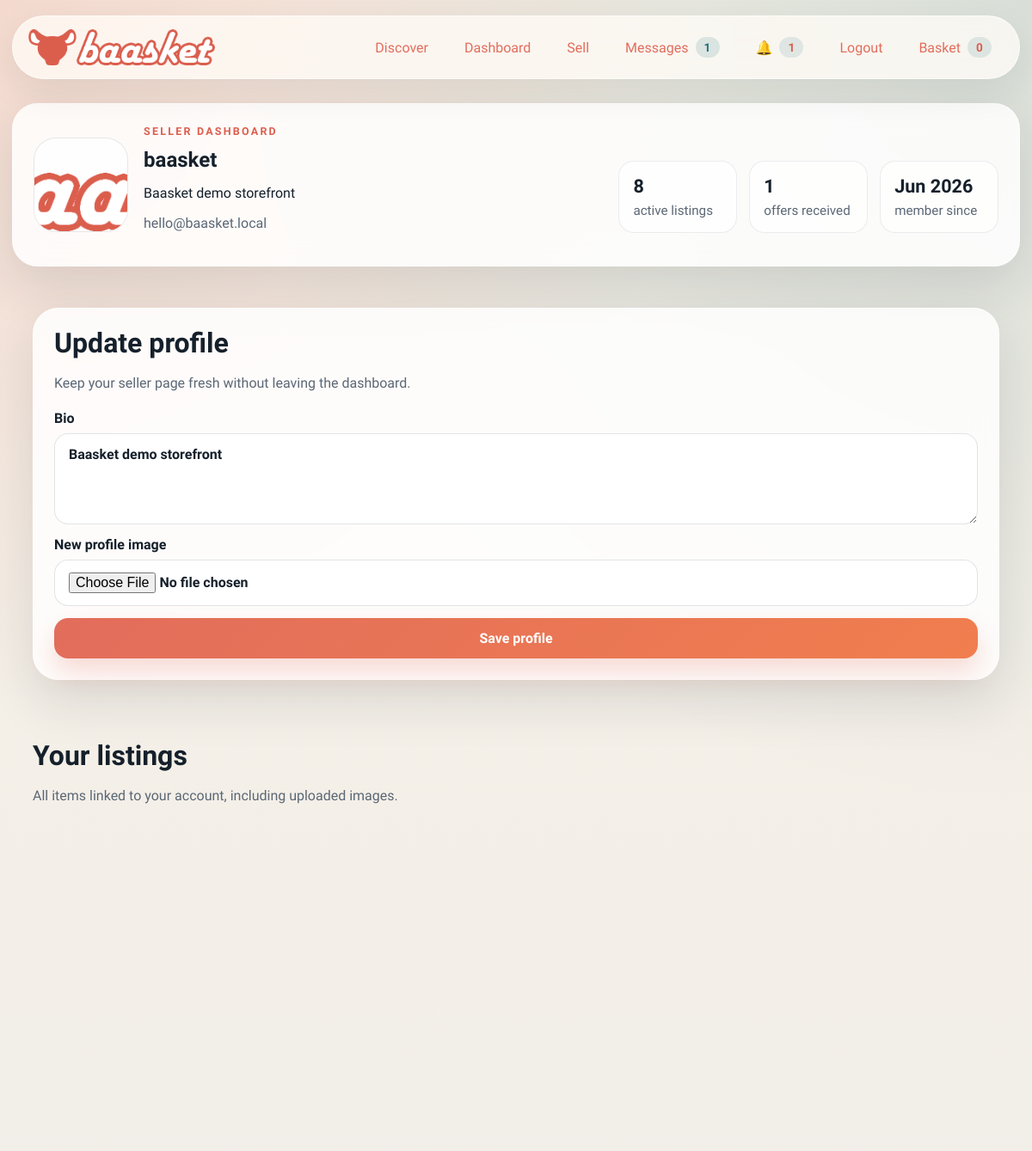
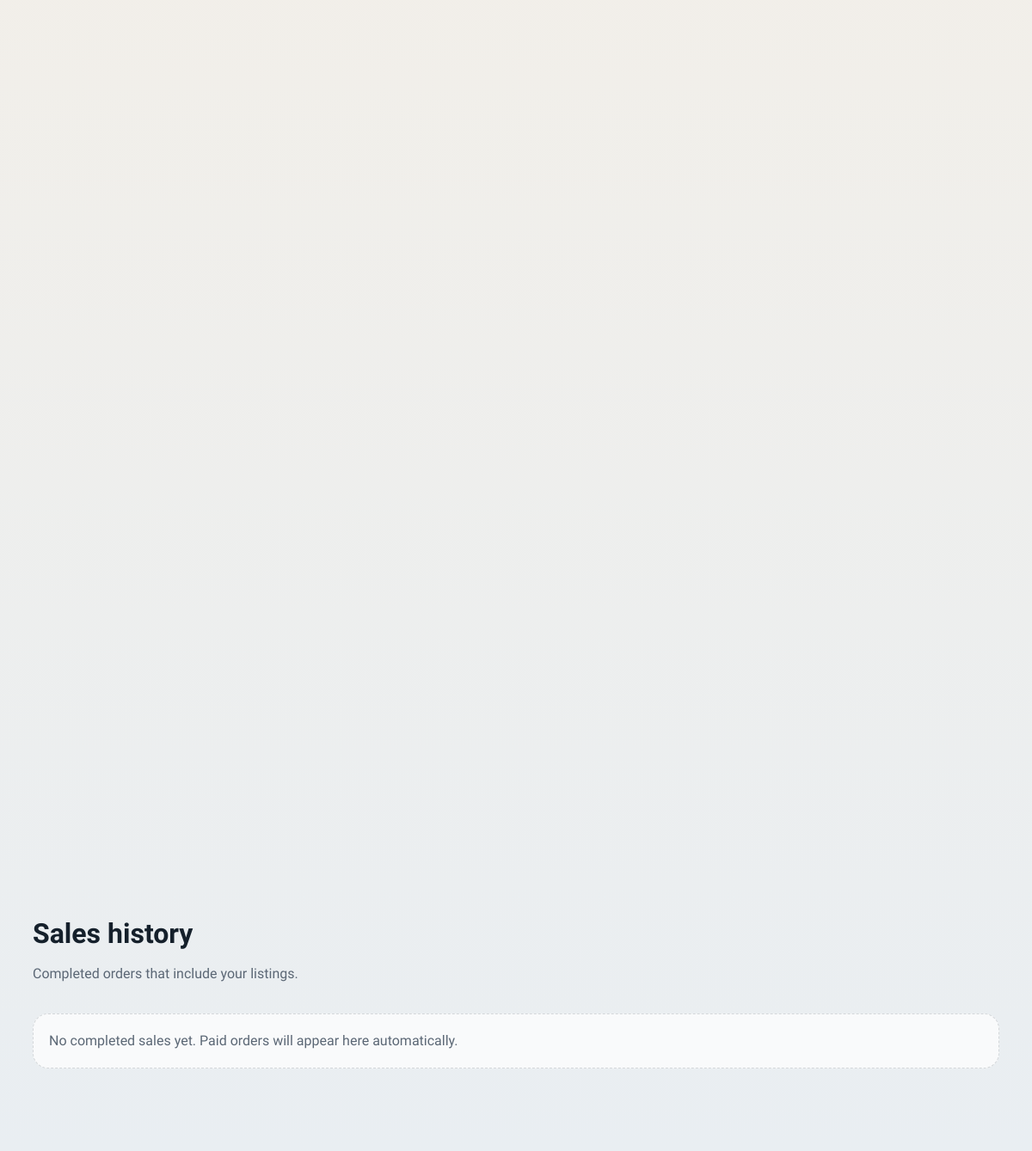
The page /dashboard (signed in) on the database its author committed (2 pictures, top to bottom).
### models.py (models this page shows, shortened)
class User(db.Model, UserMixin):
    id = db.Column(db.Integer, primary_key=True)
    username = db.Column(db.String(80), unique=True, nullable=False, index=True)
    email = db.Column(db.String(120), unique=True, nullable=False, index=True)
    password_hash = db.Column(db.String(255), nullable=False)
    bio = db.Column(db.String(280), nullable=False, default="")
    profile_image = db.Column(db.String(255), nullable=False, default="")
    created_at = db.Column(db.DateTime, nullable=False, default=datetime.utcnow)
    legal_name = db.Column(db.String(140), nullable=True, default="")
    ic_number = db.Column(db.String(64), nullable=True, default="")
    home_address = db.Column(db.String(255), nullable=True, default="")
    city = db.Column(db.String(80), nullable=True, default="")
    region = db.Column(db.String(80), nullable=True, default="")
    phone_number = db.Column(db.String(40), nullable=True, default="")
    country = db.Column(db.String(80), nullable=True, default="")
    last_seen = db.Column(db.DateTime, nullable=True)
    listings = db.relationship("ListingModel", foreign_keys="[ListingModel.seller_id]", backref="seller", lazy=True, cascade="all, delete-orphan")
    @property
    def profile_image_url(self) -> str:
        if self.profile_image:
            return f"/static/{self.profile_image}"
        return "/static/assets/logo/baasket_logo.png"

### main.py (the view, shortened to what this page needs)
	@app.route("/dashboard", methods=["GET", "POST"])
	@login_required
	def dashboard() -> str:
		listings = (
			Item.query.filter_by(seller_id=current_user.id)
			.order_by(Item.created_at.desc())
			.all()
		)
		sales_history = _sales_history_for_user(current_user.id)
		stats = _listing_stats_for_user(current_user.id)
		return render_template(
			"dashboard.html",
			title="Seller Dashboard | Baasket",
			listings=listings,
			sales_history=sales_history,
			stats=stats,
			category_list=_build_category_list(),
		)

### main.py (called while the page is built)
def _build_category_list() -> list[dict[str, str]]:
	return [
		{"name": name, "icon": CATEGORY_ICONS.get(name, "🏷️")}
		for name in CATEGORIES_MAP
	]

def _money(value: object) -> str:
	amount = Decimal(str(value))
	return f"RM{amount:,.2f}"

def _listing_stats_for_user(user_id: int) -> dict[str, int]:
	listings = Item.query.filter_by(seller_id=user_id).all()
	offer_count = sum(len(listing.offers) for listing in listings)
	return {
		"listings": len(listings),
		"offers": offer_count,
	}

def _sales_history_for_user(user_id: int) -> list[dict[str, object]]:
	order_items = (
		OrderItemModel.query.join(Item, OrderItemModel.listing_id == Item.id)
		.join(OrderModel, OrderItemModel.order_id == OrderModel.id)
		.filter(Item.seller_id == user_id)
		.order_by(OrderModel.created_at.desc(), OrderItemModel.id.desc())
		.all()
	)
	return [
		{
			"order": item.order,
			"item": item,
			"listing": db.session.get(Item, item.listing_id),
		}
		for item in order_items
	]

### models.py (called while the page is built)
@login_manager.user_loader
def load_user(user_id: str) -> User | None:
    if not user_id.isdigit():
        return None
    return db.session.get(User, int(user_id))

    @property
    def image_data(self) -> str:
        if self.image_path:
            return f"/static/{self.image_path}"
        return self.seed_image_data or "/static/assets/logo/baasket_logo.png"

    @property
    def offer_count(self) -> int:
        return len(self.offers)

### payment.py (called while the page is built)
    def options(self) -> tuple[dict[str, object], ...]:
        return tuple(
            {
                "code": strategy.code,
                "label": strategy.label,
                "fee_rate": getattr(strategy, "fee_rate", Decimal("0.00")),
            }
            for strategy in self._strategies.values()
        )

### templates/dashboard.html (shortened to what this page needs)
{% extends "base.html" %}
{% block content %}
<section class="dashboard-hero card-surface reveal" data-reveal>
  <div class="dashboard-profile">
    <img src="{{ current_user.profile_image_url }}" alt="{{ current_user.username }} profile image" class="dashboard-avatar">
    <div>
      <p class="eyebrow">Seller dashboard</p>
      <h1>{{ current_user.username }}</h1>
      <p>{{ current_user.bio or "No bio yet. Tell buyers what you specialize in." }}</p>
      <p class="muted-text">{{ current_user.email }}</p>
    </div>
  </div>
  <div class="hero-stats dashboard-stats">
    <article>
      <strong>{{ stats.listings }}</strong>
      <span>active listings</span>
    </article>
    <article>
      <strong>{{ stats.offers }}</strong>
      <span>offers received</span>
    </article>
    <article>
      <strong>{{ current_user.created_at.strftime('%b %Y') }}</strong>
      <span>member since</span>
    </article>
  </div>
</section>
<section class="section-block">
  <article class="card-surface reveal" data-reveal>
    <div class="section-heading compact">
      <h2>Update profile</h2>
      <p>Keep your seller page fresh without leaving the dashboard.</p>
    </div>
    <form method="post" class="stack-form" enctype="multipart/form-data">
      <label>
        Bio
        <textarea name="bio" rows="4">{{ current_user.bio }}</textarea>
      </label>
      <label>
        New profile image
        <input type="file" name="profile_image" accept="image/*">
      </label>
      <button type="submit" class="primary-button">Save profile</button>
    </form>
  </article>
</section>
<section class="section-block">
  <div class="section-heading">
    <div>
      <h2>Your listings</h2>
      <p>All items linked to your account, including uploaded images.</p>
    </div>
  </div>
  <div class="listing-grid compact-grid">
  </div>
</section>
<section class="section-block">
  <div class="section-heading">
    <div>
      <h2>Sales history</h2>
      <p>Completed orders that include your listings.</p>
    </div>
  </div>
  <div class="feed-list">
    {% for entry in sales_history %}
      <article class="feed-item">
        <span class="feed-dot"></span>
        <div>
          <strong>{{ entry.item.title }} · {{ entry.item.line_total_label }}</strong>
          <p>Order {{ entry.order.reference }} for {{ entry.order.buyer_name }} on {{ entry.order.created_at.strftime('%d %b %Y') }}</p>
        </div>
        <div class="dashboard-actions">
          <span class="dashboard-count">Qty {{ entry.item.quantity }}</span>
          <span class="dashboard-count">{{ entry.order.payment_method }}</span>
        </div>
      </article>
    {% else %}
      <div class="empty-state wide">No completed sales yet. Paid orders will appear here automatically.</div>
    {% endfor %}
  </div>
</section>
{% endblock %}

### static/css/styles.css (style rules this page uses)
:root { color-scheme: light; --bg: #f4efe6; --bg-soft: #fffaf2; --panel: rgba(255, 255, 255, 0.84); --panel-strong: #ffffff; --ink: #15202b; --muted: #5b6775; --line: rgba(21, 32, 43, 0.12); --accent: #e26d5c; --accent-deep: #DB5E4D; --accent-soft: #ffd6cc; --success: #1f7a54; --warning: #a96c08; --shadow: 0 24px 60px rgba(21, 32, 43, 0.12); --radius-xl: 30px; --radius-lg: 22px; --radius-md: 16px; }
* { box-sizing: border-box; }
html { scroll-behavior: smooth; }
body { margin: 0; min-height: 100vh; background: radial-gradient(circle at top left, rgba(226, 109, 92, 0.18), transparent 28%), radial-gradient(circle at top right, rgba(31, 111, 120, 0.14), transparent 32%), linear-gradient(180deg, #f7f1e7 0%, #f3efe8 42%, #e9eef2 100%); color: var(--ink); font-family: "Lexend", "Trebuchet MS", "Gill Sans", "Segoe UI", sans-serif; }
img { display: block; max-width: 100%; }
button, input, select, textarea { font: inherit; }
.hero, .grid-layout, .detail-grid, .section-block { position: relative; margin-bottom: 24px; }
.hero-copy, .hero-card, .card-surface, .side-panel { border-radius: var(--radius-xl); background: var(--panel); border: 1px solid rgba(255, 255, 255, 0.66); box-shadow: var(--shadow); backdrop-filter: blur(16px); }
.eyebrow { margin: 0 0 14px; color: var(--accent-deep); text-transform: uppercase; letter-spacing: 0.18em; font-size: 0.78rem; font-weight: 800; }
h1, h2, h3 { margin: 0; font-family: "Lexend", Georgia, "Times New Roman", serif; line-height: 1.06; }
.hero-text, .section-heading p, .product-meta, .detail-description, .panel-note p, .feed-item p, .empty-state { color: var(--muted); line-height: 1.6; }
.search-bar input, .search-bar select, .stack-form input, .stack-form select, .stack-form textarea { width: 100%; padding: 14px 16px; border: 1px solid rgba(21, 32, 43, 0.12); border-radius: 16px; background: rgba(255, 255, 255, 0.92); color: var(--ink); }
.search-bar button, .primary-button, .secondary-button, .ghost-button { border: 0; border-radius: 16px; padding: 14px 18px; font-weight: 800; cursor: pointer; transition: transform 0.2s ease, box-shadow 0.2s ease, background 0.2s ease; }
.search-bar button, .primary-button { background: linear-gradient(135deg, var(--accent), #f07e4e); color: white; box-shadow: 0 16px 30px rgba(226, 109, 92, 0.24); }
.hero-stats { display: grid; grid-template-columns: repeat(3, minmax(0, 1fr)); gap: 14px; margin-top: 28px; }
.hero-stats article, .mini-grid article, .receipt-grid article { padding: 16px; border-radius: 18px; background: rgba(255, 255, 255, 0.65); border: 1px solid rgba(21, 32, 43, 0.08); }
.hero-stats strong, .mini-grid strong, .receipt-grid strong { display: block; margin-bottom: 6px; font-size: 1.35rem; }
.hero-stats span, .mini-grid span, .receipt-grid span { color: var(--muted); font-size: 0.95rem; }
.hero-card-top, .price-row, .action-row, .cart-controls, .cart-line, .section-heading, .subtle-row { display: flex; align-items: center; justify-content: space-between; gap: 12px; }
.section-block, .card-surface, .side-panel { padding: 24px; }
.section-heading { margin-bottom: 18px; }
.section-heading.compact { display: block; }
.section-heading h2 { margin-bottom: 6px; font-size: 2rem; }
.listing-grid { display: grid; grid-template-columns: repeat(2, minmax(0, 1fr)); gap: 18px; }
.compact-grid { grid-template-columns: repeat(3, minmax(0, 1fr)); }
.feed-list { display: grid; gap: 12px; }
.stack-form { display: grid; gap: 14px; }
.stack-form label { display: grid; gap: 8px; font-weight: 700; }
.stack-form textarea { resize: vertical; }
.seller-context span, .muted-text { color: var(--muted); }
.dashboard-hero { display: grid; grid-template-columns: minmax(0, 1.2fr) minmax(0, 0.8fr); gap: 18px; margin-bottom: 24px; }
.dashboard-profile { display: flex; gap: 18px; align-items: center; }
.dashboard-avatar { width: 110px; height: 110px; border-radius: 26px; object-fit: cover; background: rgba(255, 255, 255, 0.75); border: 1px solid rgba(21, 32, 43, 0.1); }
.dashboard-stats { align-self: center; }
.empty-state { padding: 18px; border-radius: 18px; background: rgba(255, 255, 255, 0.7); border: 1px dashed rgba(21, 32, 43, 0.16); }
.empty-state.wide { grid-column: 1 / -1; }
.reveal { opacity: 0; transform: translateY(16px); transition: opacity 0.55s ease, transform 0.55s ease; }
.reveal.is-visible { opacity: 1; transform: translateY(0); }

### rows shown on the page
User: username (picture), username "baasket", bio "Baasket demo storefront", email "hello@baasket.local", created_at "Jun 2026"

### other values the page prints
{{ chat_count }} "1"
{{ unread_count }} "1"
{{ cart_count }} "0"
{{ stats.listings }} "8"
{{ stats.offers }} "1"
